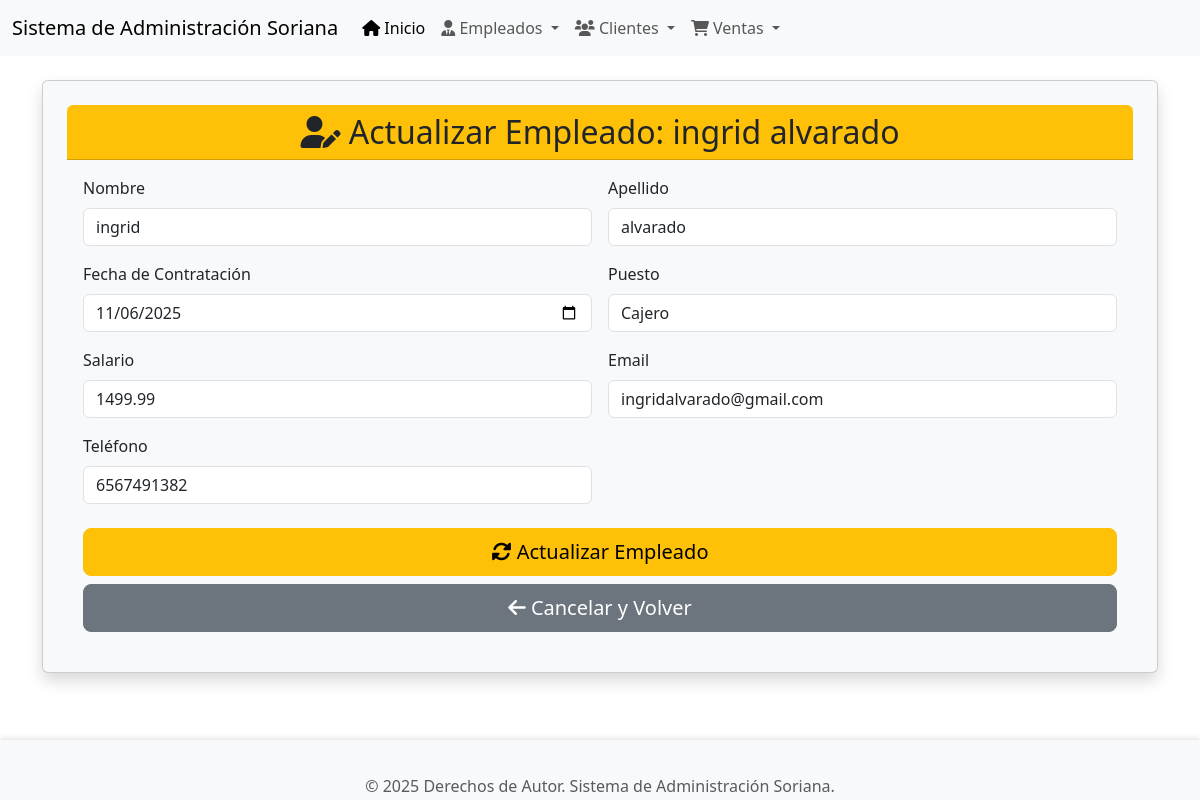
The app's page /empleados/actualizar/3/ with its own data.
### app_Soriana/models.py (models this page shows, shortened)
class Empleado(models.Model):
    nombre = models.CharField(max_length=100)
    apellido = models.CharField(max_length=100)
    fecha_contratacion = models.DateField()
    puesto = models.CharField(max_length=100)
    salario = models.DecimalField(max_digits=10, decimal_places=2)
    email = models.EmailField(unique=True)
    telefono = models.CharField(max_length=15, blank=True, null=True)

### app_Soriana/views.py (the view)
# urls.py: path('empleados/actualizar/<int:pk>/', views.actualizar_Empleado, name='actualizar_empleado'),
def actualizar_Empleado(request, pk):
    empleado = get_object_or_404(Empleado, pk=pk)
    return render(request, 'Empleados/actualizar_empleados.html', {'empleado': empleado})

### app_Soriana/templates/Empleados/actualizar_empleados.html (shortened to what this page needs)
{% extends 'base.html' %}
{% block content %}
<div class="card shadow p-4 mb-4 bg-light rounded">
    <div class="card-header bg-warning text-dark text-center rounded-top">
        <h2 class="mb-0"><i class="fas fa-user-edit"></i> Actualizar Empleado: {{ empleado.nombre }} {{ empleado.apellido }}</h2>
    </div>
    <div class="card-body">
        <form method="post" action="{% url 'realizar_actualizacion_empleado' empleado.pk %}">
            <div class="row g-3">
                <div class="col-md-6">
                    <label for="nombre" class="form-label">Nombre</label>
                    <input type="text" class="form-control" id="nombre" name="nombre" value="{{ empleado.nombre }}" required>
                </div>
                <div class="col-md-6">
                    <label for="apellido" class="form-label">Apellido</label>
                    <input type="text" class="form-control" id="apellido" name="apellido" value="{{ empleado.apellido }}" required>
                </div>
                <div class="col-md-6">
                    <label for="fecha_contratacion" class="form-label">Fecha de Contratación</label>
                    <input type="date" class="form-control" id="fecha_contratacion" name="fecha_contratacion" value="{{ empleado.fecha_contratacion|date:'Y-m-d' }}" required>
                </div>
                <div class="col-md-6">
                    <label for="puesto" class="form-label">Puesto</label>
                    <input type="text" class="form-control" id="puesto" name="puesto" value="{{ empleado.puesto }}" required>
                </div>
                <div class="col-md-6">
                    <label for="salario" class="form-label">Salario</label>
                    <input type="number" step="0.01" class="form-control" id="salario" name="salario" value="{{ empleado.salario }}" required>
                </div>
                <div class="col-md-6">
                    <label for="email" class="form-label">Email</label>
                    <input type="email" class="form-control" id="email" name="email" value="{{ empleado.email }}" required>
                </div>
                <div class="col-md-6">
                    <label for="telefono" class="form-label">Teléfono</label>
                    <input type="text" class="form-control" id="telefono" name="telefono" value="{{ empleado.telefono|default_if_none:'' }}">
                </div>
            </div>
            <div class="d-grid gap-2 mt-4">
                <button type="submit" class="btn btn-warning btn-lg"><i class="fas fa-sync-alt"></i> Actualizar Empleado</button>
                <a href="{% url 'ver_empleados' %}" class="btn btn-secondary btn-lg"><i class="fas fa-arrow-left"></i> Cancelar y Volver</a>
            </div>
        </form>
    </div>
</div>
{% endblock %}

### app_Soriana/templates/base.html (style rules this page uses)
body { display: flex; flex-direction: column; min-height: 100vh; }

### records on screen
Empleado: nombre "ingrid", apellido "alvarado", fecha_contratacion "11/06/2025", puesto "Cajero", salario "1499.99", email "ingridalvarado@gmail.com", telefono "6567491382"
